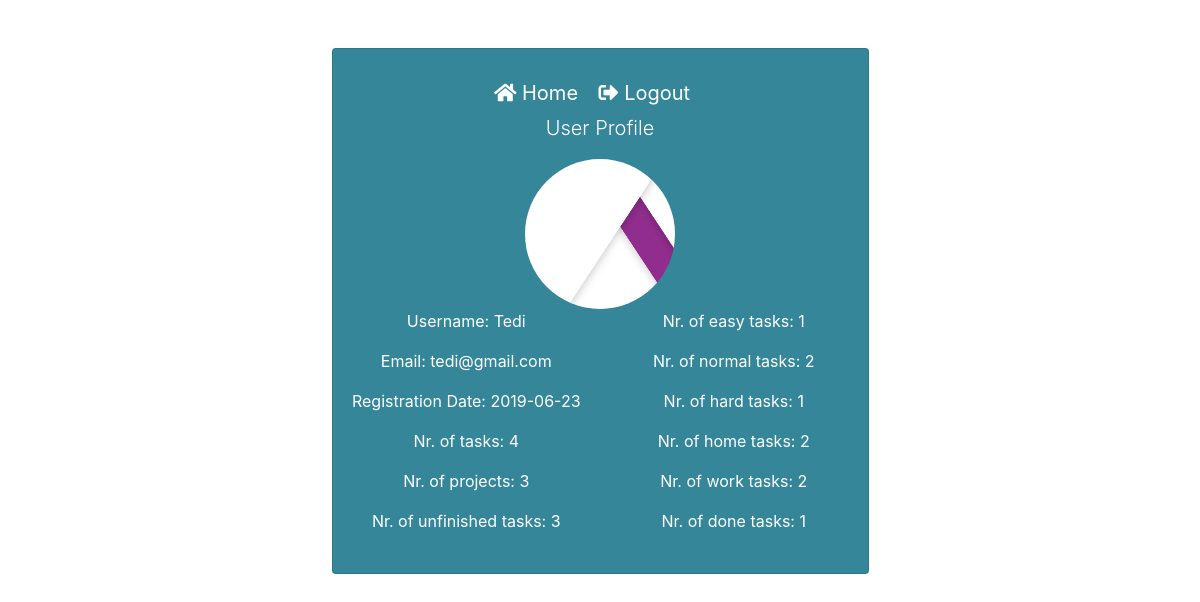
The page /userProfile.php (signed in) on the database its author committed.
### tables this page shows
CREATE TABLE `user` (
  `ID` int(11) NOT NULL,
  `Username` varchar(64) NOT NULL,
  `Password` varchar(64) NOT NULL,
  `RegistrationDate` datetime DEFAULT NULL,
  `Email` varchar(255) NOT NULL
);

### userProfile.php (the view, shortened to what this page needs)
<?php
require_once 'app/init.php';
$userInfoQuery = $db->prepare("
select user.ID, user.username as Username,  CAST(user.RegistrationDate as DATE) RegistrationDate, user.Email,
       count(distinct project.id) NumberOfProjects, count(distinct task.ID) NumberOfTasks,
       count(distinct easyTask.ID) EasyTasks, count(distinct normalTask.ID) NormalTasks, count(distinct hardTask.ID) HardTasks,
       count(distinct homeTask.ID) HomeTasks, count(distinct workTask.ID) WorkTasks,
       count(distinct unfinishedTask.ID) UnfinishedTasks, count(distinct doneTask.ID) DoneTasks
     from user
    left join project on project.UserID = user.ID
    left join task on task.UserID = user.ID
    left join task as easyTask on easyTask.UserID = user.ID and easyTask.Difficulty = 0
    left join task as normalTask on normalTask.UserID = user.ID and normalTask.Difficulty = 1
    left join task as hardTask on hardTask.UserID = user.ID and hardTask.Difficulty = 2
    left join task as homeTask on homeTask.UserID = user.ID and homeTask.Category = 0
    left join task as workTask on workTask.UserID = user.ID and workTask.Category = 1
    left join task as unfinishedTask on unfinishedTask.UserID = user.ID and unfinishedTask.Done = 0
    left join task as doneTask on doneTask.UserID = user.ID and doneTask.Done = 1
where user.id = :userID
group by user.ID, user.username,  user.RegistrationDate, user.Email;
");
$userInfoQuery->execute(['userID' => $_SESSION['user_id']]);
$userInfo = $userInfoQuery->rowCount()? $userInfoQuery : [];
?>
<!doctype html>
<html lang="en">
<head>
    <link rel="stylesheet" href="https://stackpath.bootstrapcdn.com/bootstrap/4.3.1/css/bootstrap.min.css">
    <link rel="stylesheet" href="https://use.fontawesome.com/releases/v5.8.1/css/all.css">
</head>
<body>
<div class="container p-5">
    <div class="row">
        <div class="col-md-3 col-sm-3 col-xs-3"  style="color: RGB(53,134,153)" >
        </div>
        <div class="col-md-6 col-sm-6 col-xs-6 text-center text-white card" style="background-color: RGB(53,134,153)">
            <br>
            <span>
                <a class="navbar-brand text-white" href="home.php"><i class="fas fa-home"></i> Home</a>
                <a class="navbar-brand text-white" href="logout.php"><i class="fas fa-sign-out-alt"></i> Logout</a>
                <p class="lead center">User Profile</p>
                <img src="backgrounds/material-white.jpg" width="150" height="150" class="rounded-circle" alt="Profile Image">
            </span>
            <?php foreach($userInfo as $userInfo1): ?>
            <div class="row">
                <div class="col-md-6 col-sm-6 col-xs-6 text-center text-white" style="background-color: RGB(53,134,153)">
                    <p><?php echo 'Username: '. $userInfo1['Username']; ?></p>
                    <p><?php echo 'Email: '. $userInfo1['Email']; ?></p>
                    <p><?php echo 'Registration Date: '.$userInfo1['RegistrationDate']; ?></p>
                    <p><?php echo 'Nr. of tasks: '.$userInfo1['NumberOfTasks']; ?></p>
                    <p><?php echo 'Nr. of projects: '.$userInfo1['NumberOfProjects']; ?></p>
                    <p><?php echo 'Nr. of unfinished tasks: '.$userInfo1['UnfinishedTasks'];?></p>
                </div>
                <div class="col-md-6 col-sm-6 col-xs-6 text-center text-white" style="background-color: RGB(53,134,153)">
                    <p><?php echo 'Nr. of easy tasks: '.$userInfo1['EasyTasks']; ?></p>
                    <p><?php echo 'Nr. of normal tasks: '.$userInfo1['NormalTasks']; ?></p>
                    <p><?php echo 'Nr. of hard tasks: '. $userInfo1['HardTasks']; ?></p>
                    <p><?php echo 'Nr. of home tasks: '. $userInfo1['HomeTasks']; ?></p>
                    <p><?php echo 'Nr. of work tasks: '. $userInfo1['WorkTasks']; ?></p>
                    <p><?php echo 'Nr. of done tasks: '.$userInfo1['DoneTasks']; ?></p>
                </div>
                <?php break; endforeach;?>
            </div>
            <div class="col-md-3 col-sm-3 col-xs-3"  style="color: RGB(53,134,153)" >
            </div>
            <br>
        </div>
</body>
</html>

### rows shown on the page
user: Username "Tedi", Email "tedi@gmail.com", RegistrationDate "2019-06-23", NumberOfTasks "4", NumberOfProjects "3", UnfinishedTasks "3", EasyTasks "1", NormalTasks "2", HardTasks "1", HomeTasks "2", WorkTasks "2", DoneTasks "1"
